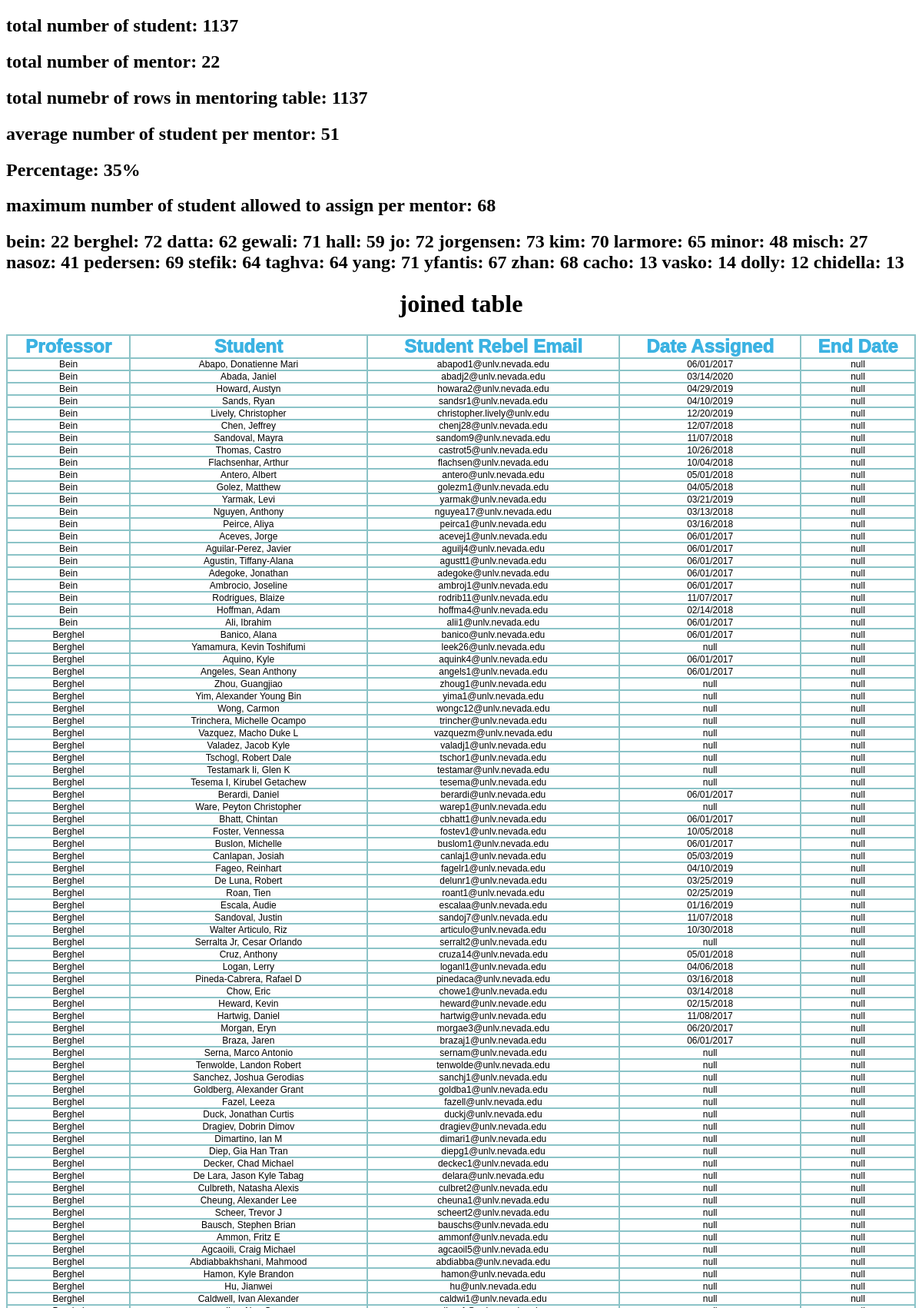
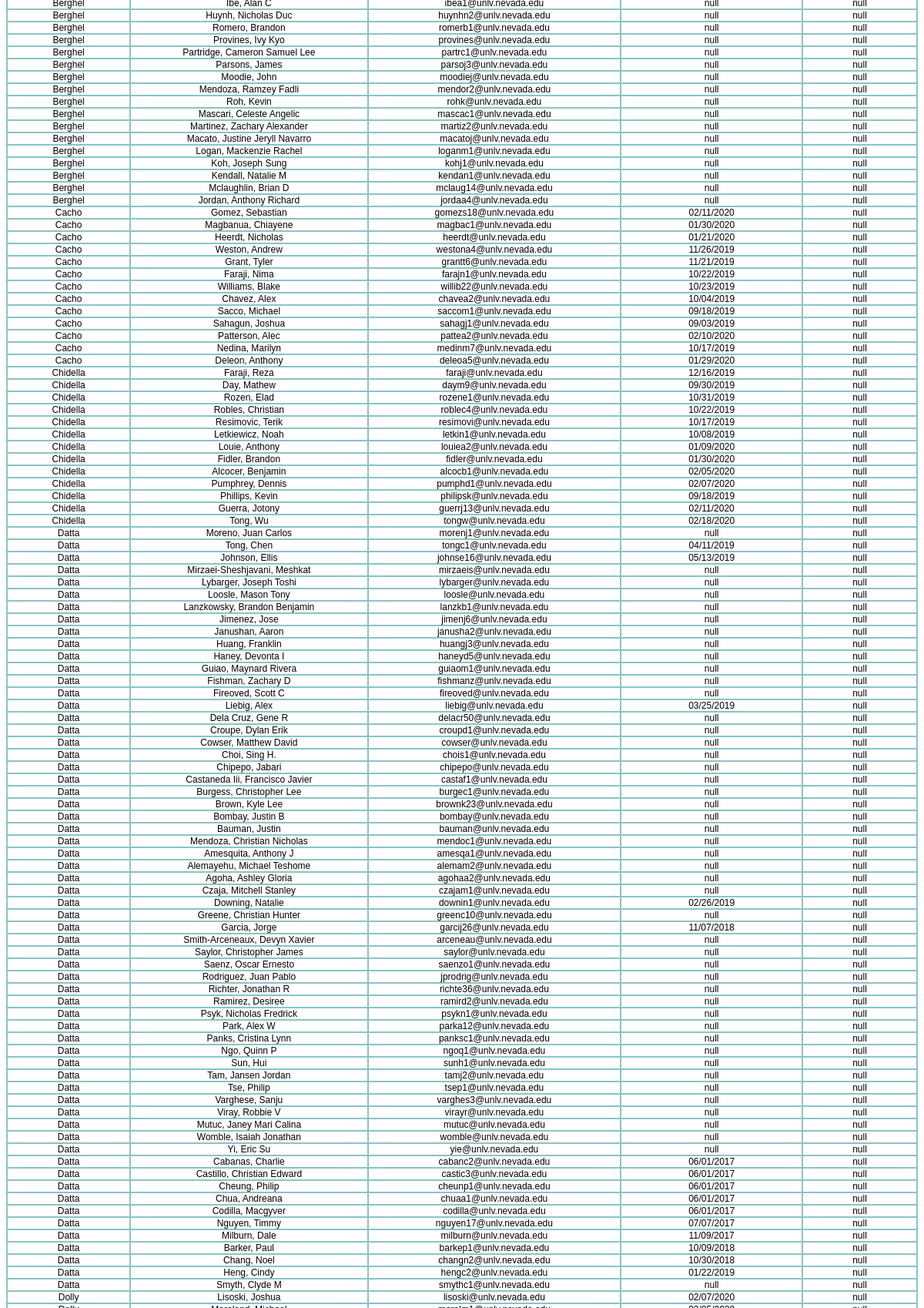
Page /showall (upper part) on the committed database (2 pictures, top to bottom).
### tables this page shows
CREATE TABLE professor ( 
	ID INTEGER PRIMARY KEY AUTOINCREMENT ,
	lastname VARCHAR(255) NOT NULL,  
	firstname VARCHAR(255) NOT NULL,
	email VARCHAR(255),
	UNIQUE(lastname,firstname,email)
	);

### database_manage.py (the view)
@app.route('/showall',methods = ['POST', 'GET'])
def showall():
	return render_template("showall.html",
	mentoring_tables=[readDatabaseIntoDataframe(connection).to_html(classes='data',index=False)],
	student_table=[readTableIntoDataFrame(connection,"student").to_html(classes='data',index=False)],
	professor_table=[readTableIntoDataFrame(connection,"professor").to_html(classes='data',index=False)],
	mentor_table=[readTableIntoDataFrame(connection,"mentoring").to_html(classes='data',index=False)],
	offline_data_table=[readTableIntoDataFrame(connection,'offline_data').to_html(classes='data',index=False)],
	numberForEachTable=getAllNumbers(connection),
	professorDictionary=getProfessorAndStudentNumberInDicionary())

### database_manage.py (called while the page is built)
def getDataFromOffline_dataTable(connection,data_name):
    sql_command = 'SELECT data_value FROM offline_data WHERE data_name = "'  + str(data_name) + '";'
    cursor = connection.cursor()
    cursor.execute(sql_command)
    rows = cursor.fetchall()
    if len(rows) == 0:
            return "null"
    for row in rows:
        return(row[0])

def findProfessorNameById(cursor,id):
	sql_command = 'SELECT lastname, firstname FROM professor WHERE ID = "' + str(id) + '";'
	cursor.execute(sql_command)
	rows = cursor.fetchall()
	if len(rows) == 0:
		return "null"
	for row in rows:
		return(row[0],row[1])

def readTableIntoDataFrame(connection,tableName):
	sql_command = "SELECT * from " + tableName
	df =  pd.read_sql_query(sql_command, connection)
	return df

def numberOfCountInTable(tableName):
	sql_command = 'SELECT COUNT(*) FROM '+ tableName +';'
	cursor.execute(sql_command)
	rows = cursor.fetchall()
	if len(rows) == 0:
		return "null"
	for row in rows:
		return row[0]

def getAllNumbers(connection):
	margin = float(getDataFromOffline_dataTable(connection,'DOUBLE_margin_for_max_student_count'))
	returnArr = [numberOfCountInTable('student'),numberOfCountInTable('professor'),numberOfCountInTable('mentoring')]
	averageStudentPerMentor = int(numberOfCountInTable('student')/numberOfCountInTable('professor'))
	maximumStudentPerMentor = int(averageStudentPerMentor * (1+margin))
	returnArr.append(averageStudentPerMentor)
	returnArr.append(maximumStudentPerMentor)
	returnArr.append(margin)
	return returnArr

def getNumberOfStudentForMentorID(professor_id):
	sql_command = 'SELECT COUNT(*) FROM mentoring where professor_id = '+ str(professor_id) + ';'
	cursor.execute(sql_command)
	rows = cursor.fetchall()
	if len(rows) == 0:
		return "null"
	for row in rows:
		return(row[0])

def getProfessorAndStudentNumberInDicionary():
	professorDictionary = {}
	for i in range(1,numberOfCountInTable('professor')+1):
		professorDictionary.update({findProfessorNameById(cursor,i)[0] : getNumberOfStudentForMentorID(i)})
	return professorDictionary

@app.after_request
def add_header(r):
	r.headers["Cache-Control"] = "no-cache, no-store, must-revalidate"
	r.headers["Pragma"] = "no-cache"
	r.headers["Expires"] = "0"
	r.headers['Cache-Control'] = 'public, max-age=0'
	return r

### templates/showall.html (shortened to what this page needs)
<!doctype html>
<html>
    <head>
    </head>
	<body>
  <h2>total number of student: {{numberForEachTable[0]}}</h2>
  <h2>total number of mentor: {{numberForEachTable[1]}}</h2>
  <h2>total numebr of rows in mentoring table: {{numberForEachTable[2]}}</h2>
  <h2>average number of student per mentor: {{numberForEachTable[3]}}</h2>
  <h2>Percentage: {{(numberForEachTable[5] * 100)|round|int}}%</h2>
  <h2>maximum number of student allowed to assign per mentor: {{numberForEachTable[4]}}</h2>
  <h2>
  {%   for key, value in professorDictionary.items() %}
    {{key}}:  {{value}}
  {%endfor%}
  </h2>
	<h1 style="text-align: center;"> joined table</h1>
	<table>
	{% for table in mentoring_tables %}
	{{ table|safe }}
	{% endfor %}
	</table>
	</body>
</html>

### templates/showall.html (style rules this page uses)
table { font-family: arial, sans-serif; border-collapse: collapse; width: 100%; }
td, th { border: 2px solid #8bc3c7; text-align: center; border-radius: 2px; color: #000000; padding: 0px; font-size: 1vw; }
th { font-size: 2vw; color: #3bb2e2; font-weight: 1000; }

### rows in the picture
professor: lastname "bein", value "22"
professor: lastname "berghel", value "72"
professor: lastname "datta", value "62"
professor: lastname "gewali", value "71"
professor: lastname "hall", value "59"
professor: lastname "jo", value "72"
professor: lastname "jorgensen", value "73"
professor: lastname "kim", value "70"
professor: lastname "larmore", value "65"
professor: lastname "minor", value "48"
professor: lastname "misch", value "27"
professor: lastname "nasoz", value "41"
professor: lastname "pedersen", value "69"
professor: lastname "stefik", value "64"
professor: lastname "taghva", value "64"
professor: lastname "yang", value "71"
professor: lastname "yfantis", value "67"
professor: lastname "zhan", value "68"
professor: lastname "cacho", value "13"
professor: lastname "vasko", value "14"
professor: lastname "dolly", value "12"
professor: lastname "chidella", value "13"

### other values in the picture
{{ numberForEachTable[0] }} "1137"
{{ numberForEachTable[1] }} "22"
{{ numberForEachTable[2] }} "1137"
{{ numberForEachTable[3] }} "51"
{{ (numberForEachTable[5] * 100)|round|int }} "35"
{{ numberForEachTable[4] }} "68"
